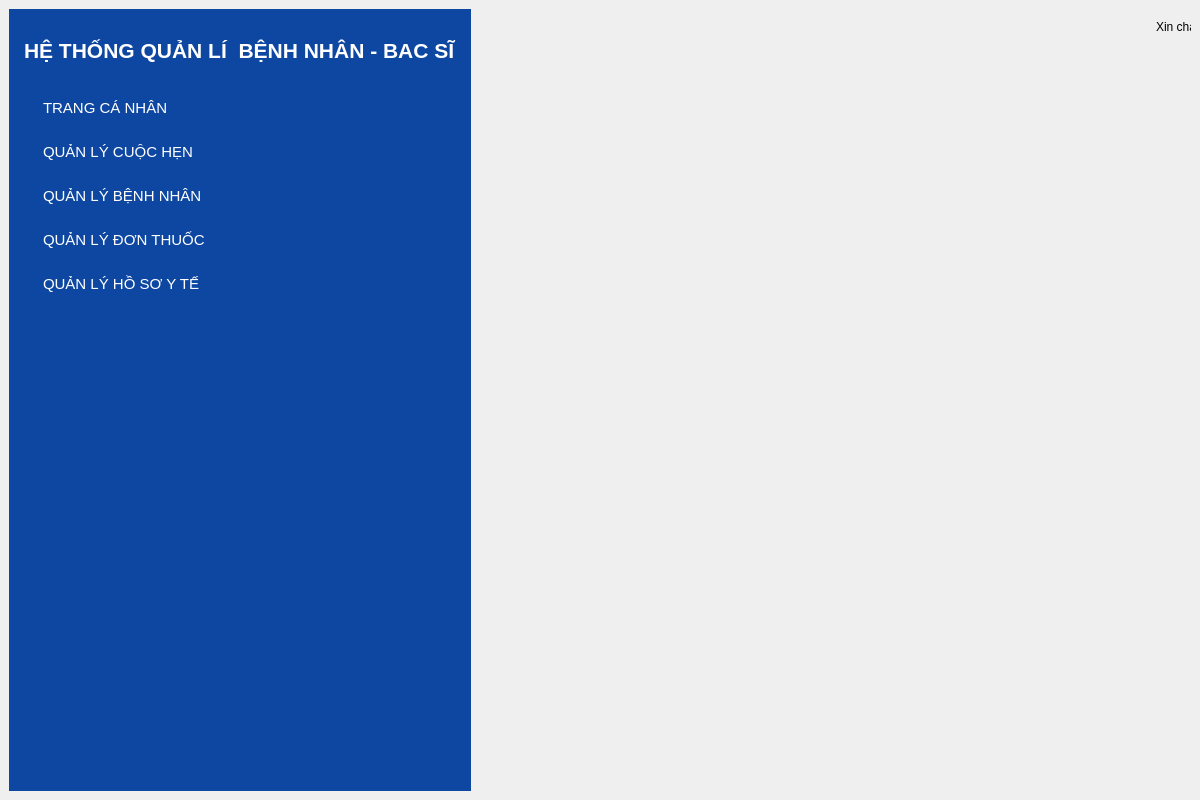
<?xml version="1.0" encoding="UTF-8"?>
<ui version="4.0">
 <class>DoctorWindow</class>
 <widget class="QMainWindow" name="DoctorWindow">
  <property name="geometry">
   <rect>
    <x>0</x>
    <y>0</y>
    <width>1200</width>
    <height>800</height>
   </rect>
  </property>
  <property name="windowTitle">
   <string>MainWindow</string>
  </property>
  <widget class="QWidget" name="centralwidget">
   <layout class="QHBoxLayout" name="horizontalLayout" stretch="1,3">
    <item>
     <widget class="QWidget" name="sidebarWidget" native="true">
      <property name="styleSheet">
       <string notr="true">/* Style cho toàn bộ Sidebar */
#sidebarWidget {
    background-color: #0d47a1; /* Màu nền xanh đậm */
    border: none;
}

/* Style cho tiêu đề &quot;HỆ THỐNG QUẢN LÝ Y TẾ&quot; */
#lblSystemTitle { /* Sử dụng objectName của QLabel này */
    color: white; /* Chữ màu trắng */
    padding: 20px 0; /* Khoảng đệm trên dưới */
    font-size: 16pt; /* Kích thước font */
    font-weight: bold; /* In đậm */
    text-align: center; /* Căn giữa văn bản */
}

/* Style mặc định cho tất cả các QPushButton trong Sidebar */
#sidebarWidget QPushButton {
    color: white; /* Chữ màu trắng */
    background-color: transparent; /* Nền trong suốt */
    border: none; /* Không có viền */
    padding: 10px 15px; /* Khoảng đệm */
    text-align: left; /* Căn lề trái */
    font-size: 11pt; /* Kích thước font */
    margin-left: 10px; /* Thụt lề nhẹ cho chữ */
}

/* Style khi di chuột (hover) qua các nút trong Sidebar */
#sidebarWidget QPushButton:hover {
    background-color: #1976d2; /* Màu xanh nhạt hơn khi hover */
}

/* (Tùy chọn) Style cho nút đang được chọn (active/clicked) */
/* Bạn sẽ cần thêm một objectName hoặc thuộc tính động trong C++ để áp dụng cái này */</string>
      </property>
      <layout class="QVBoxLayout" name="verticalLayout">
       <item>
        <widget class="QLabel" name="lblSystemTitle">
         <property name="text">
          <string>HỆ THỐNG QUẢN LÍ  BỆNH NHÂN - BAC SĨ</string>
         </property>
        </widget>
       </item>
       <item>
        <widget class="QPushButton" name="pushButton">
         <property name="text">
          <string>TRANG CÁ NHÂN</string>
         </property>
        </widget>
       </item>
       <item>
        <widget class="QPushButton" name="pushButton_2">
         <property name="text">
          <string>QUẢN LÝ CUỘC HẸN</string>
         </property>
        </widget>
       </item>
       <item>
        <widget class="QPushButton" name="pushButton_3">
         <property name="text">
          <string>QUẢN LÝ BỆNH NHÂN</string>
         </property>
        </widget>
       </item>
       <item>
        <widget class="QPushButton" name="pushButton_4">
         <property name="text">
          <string>QUẢN LÝ ĐƠN THUỐC</string>
         </property>
        </widget>
       </item>
       <item>
        <widget class="QPushButton" name="pushButton_5">
         <property name="text">
          <string>QUẢN LÝ HỒ SƠ Y TẾ</string>
         </property>
        </widget>
       </item>
       <item>
        <spacer name="verticalSpacer">
         <property name="orientation">
          <enum>Qt::Orientation::Vertical</enum>
         </property>
         <property name="sizeHint" stdset="0">
          <size>
           <width>20</width>
           <height>512</height>
          </size>
         </property>
        </spacer>
       </item>
      </layout>
     </widget>
    </item>
    <item>
     <widget class="QWidget" name="contentAreaWidget" native="true">
      <widget class="QWidget" name="widget_3" native="true">
       <property name="geometry">
        <rect>
         <x>679</x>
         <y>0</y>
         <width>211</width>
         <height>35</height>
        </rect>
       </property>
       <layout class="QHBoxLayout" name="horizontalLayout_2">
        <item>
         <widget class="QLabel" name="label_2">
          <property name="text">
           <string>Xin chào, DOCTOR!</string>
          </property>
         </widget>
        </item>
        <item>
         <spacer name="horizontalSpacer">
          <property name="orientation">
           <enum>Qt::Orientation::Horizontal</enum>
          </property>
          <property name="sizeHint" stdset="0">
           <size>
            <width>31</width>
            <height>20</height>
           </size>
          </property>
         </spacer>
        </item>
        <item>
         <widget class="QPushButton" name="pushButton_6">
          <property name="text">
           <string>ĐĂNG XUẤT</string>
          </property>
         </widget>
        </item>
       </layout>
      </widget>
     </widget>
    </item>
   </layout>
  </widget>
 </widget>
 <resources/>
 <connections/>
</ui>
